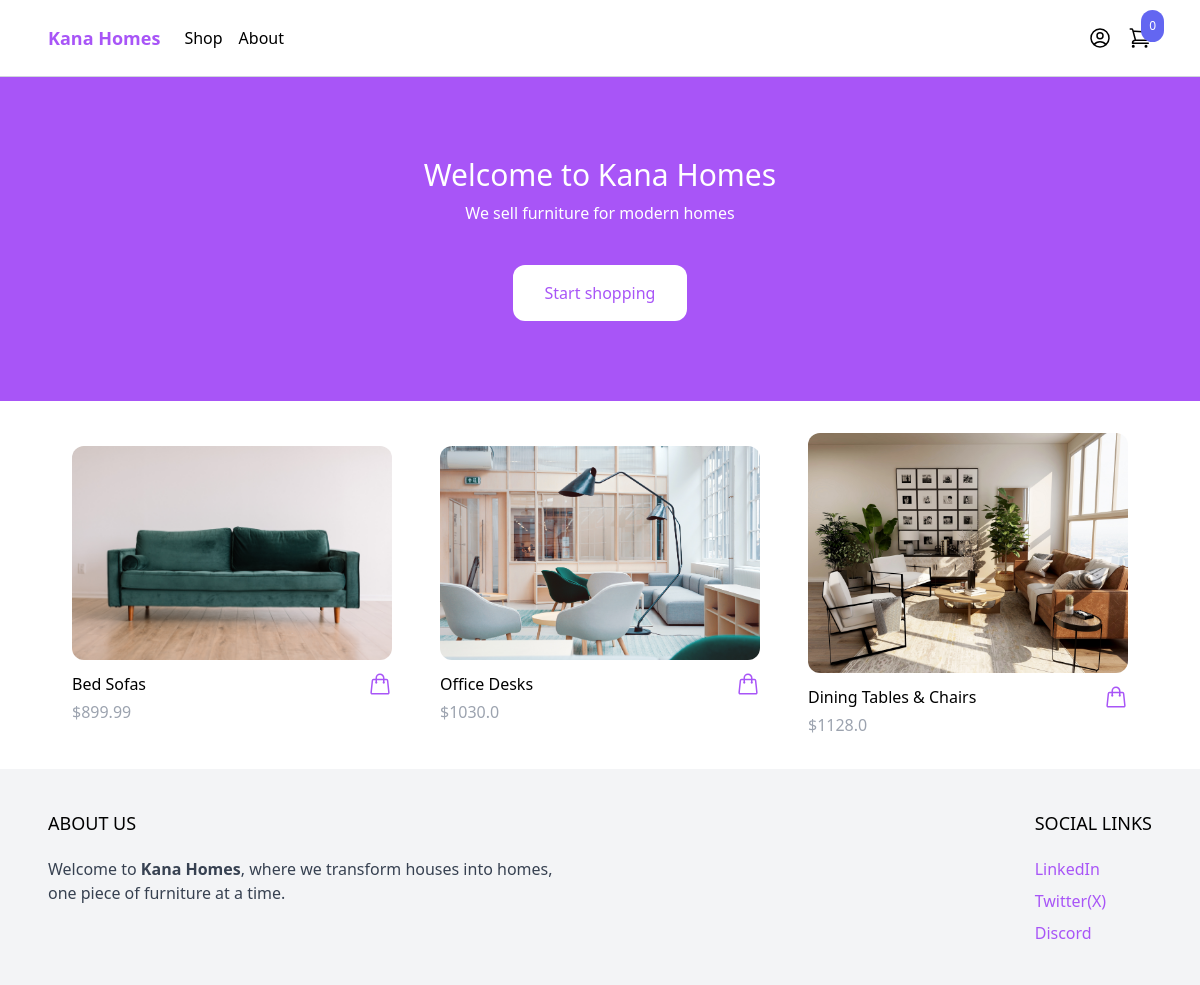
The app's page /, older data.
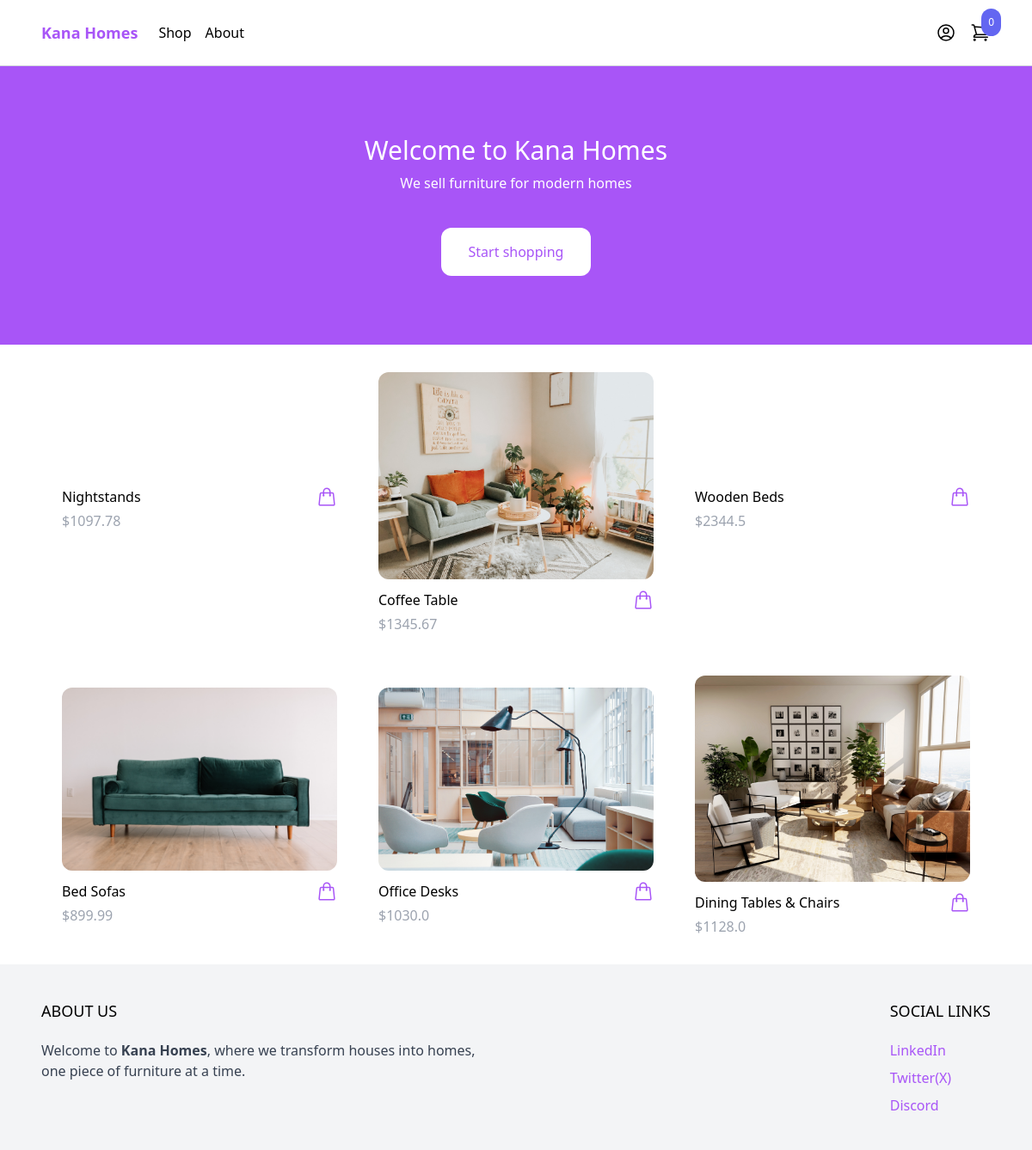
The same page, newer data.
### product/models.py (models this page shows, shortened)
class Product(models.Model):
    category = models.ForeignKey(Category, related_name='products', on_delete=models.CASCADE)
    name = models.CharField(max_length=255)
    slug = models.SlugField()
    description = models.TextField(blank=True, null=True)
    price = models.IntegerField()
    created_at = models.DateTimeField(auto_now_add=True)
    image = models.ImageField(upload_to='uploads/', blank=True, null=True)
    thumbnail = models.ImageField(upload_to='uploads/', blank=True, null=True)
    class Meta:
        ordering = ('-created_at',)
    def get_display_price(self):
        return self.price / 100
    def get_thumbnail(self):
        if self.thumbnail:
            return self.thumbnail.url

### core/views.py (the view)
# urls.py: path('', frontpage, name='frontpage'),
def frontpage(request):
    products = Product.objects.all()[0:8] #limiting our products so that only 8 appear on the frontpage
    return render(request, 'core/frontpage.html', {'products': products}) #appending our products so that it appears on the frontpage

### cart/cart.py (called while the page is built)
    def __len__(self):
        return sum(item['quantity'] for item in self.cart.values())

### cart/content_processors.py (called while the page is built)
def cart(request):
    return {'cart': Cart(request)}

### core/templates/core/frontpage.html (shortened to what this page needs)
{% extends 'core/base.html' %}
{% block content%}
<header class="px-6 lg:py-20 bg-purple-500">
    <div class="max-w-3xl mx-auto text-center">
        <p class="mb-2 text-3xl lg:text-white">
            Welcome to Kana Homes
        </p>
        <p class="mb-10 text-white">
            We sell furniture for modern homes
        </p>
        <a href="{% url 'shop' %}" class="inline-block px-8 py-4 rounded-xl bg-white text-purple-500 hover:bg-gray-200"> Start shopping</a>
    </div>
</header>
<div class="max-w-6xl mx-auto py-2 px-6 xl:px-0">
    <div class="products flex items-center flex-wrap">
        {% for product in products %}
          {% include 'product/partials/product_list_item.html' %}
        {% endfor %}
    </div>
</div>
{% endblock %}

### product/templates/product/partials/product_list_item.html (shortened to what this page needs)
<div class="w-full md:w-1/3 xl:w-1/4 p-6">
    <a href="{% url 'product' product.slug %}">
        <img src="{{ product.get_thumbnail }}" class=" w-full rounded-xl hover:shadow-lg" src="" alt="">
    </a>
    <div class="pt-3 flex items-center justify-between">
        <a href="{% url 'product' product.slug %}"> {{ product.name }} </a>
        <a href="#"
            class="text-purple-500 hover:text-purple-800"
            hx-get="{% url 'add_to_cart' product.id %}"
            hx-target="#menu-cart-button"
            hx-swap="outerHTML"
        >
        </a>
    </div>
    <p class="pt-1 text-gray-400">${{product.get_display_price}}</p>
</div>

Row changes from the older to the newer data that the page shows:
added Product: name "Nightstands", get_display_price "1097.78"
added Product: get_thumbnail (picture), name "Coffee Table", get_display_price "1345.67"
added Product: name "Wooden Beds", get_display_price "2344.5"
